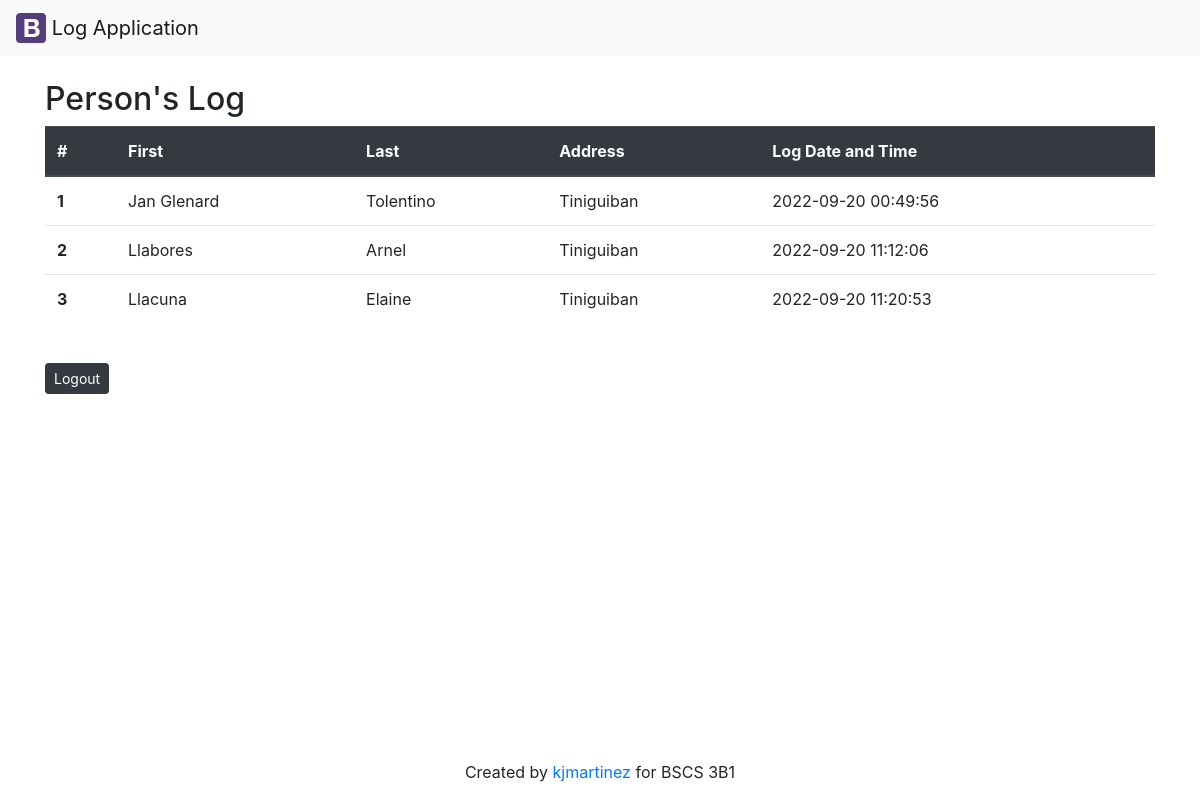
/guestbook-list.php, run on the app's committed database.
### tables this page shows
CREATE TABLE `person` (
  `pid` int(11) NOT NULL,
  `firstname` varchar(45) NOT NULL,
  `lastname` varchar(45) NOT NULL,
  `address` varchar(45) NOT NULL,
  `logdt` varchar(45) NOT NULL
);

### guestbook-list.php (the view, shortened to what this page needs)
<?php
    require ('config/db.php');
    $sql = "SELECT * FROM person;";
    $result = mysqli_query($conn, $sql);
    $check = mysqli_num_rows($result);
    if($check > 0){
        while($person = mysqli_fetch_assoc($result)){
            $persons[] = $person;
        }
    }
?>
<?php include('inc/header.php'); ?>
	<div class="container">
    <br/>
		<h2>Person's Log</h2>
        <table class="table">
                <thead class="thead-dark">
                    <tr>
                    <th scope="col">#</th>
                    <th scope="col">First</th>
                    <th scope="col">Last</th>
                    <th scope="col">Address</th>
                    <th scope="col">Log Date and Time</th>
                    </tr>
                </thead>
			<div class="well">
                <tbody>
                <?php foreach($persons as $person) : ?>
                    <tr>
                    <th scope="row"><?php echo $person['pid'];?></th>
                    <td><?php echo $person['lastname'];?></td>
                    <td><?php echo $person['firstname'];?></td>
                    <td><?php echo $person['address'];?></td>
                    <td><?php echo $person['logdt'];?></td>
                    </tr>
                <?php endforeach; ?>
                </tbody>
            </div>
        </table>
        <br/>
            <button type="button" class="btn btn-dark btn-sm" onclick="document.location='guestbook-login.php'">Logout</button>
</div>
<?php include('inc/footer.php'); ?>

### inc/header.php (shortened to what this page needs)
<!DOCTYPE html>
<html lang="en">
<head>
  <link rel="stylesheet" href="https://maxcdn.bootstrapcdn.com/bootstrap/4.5.2/css/bootstrap.min.css">
</head>
<body class="d-flex flex-column min-vh-100">
	<?php include('navbar.php'); ?>

### inc/navbar.php
<nav class="navbar navbar-light bg-light">
  <a class="navbar-brand" href="#">
    <img src="img/bootstrap.svg" width="30" height="30" class="d-inline-block align-top" alt="" loading="lazy">
    Log Application
  </a>
</nav>

### inc/footer.php
<footer class="mastfoot mt-auto" style="text-align: center;">
    <div class="inner">
      <p>Created by <a href="https://github.com/kjvmartinez">kjmartinez</a> for BSCS 3B1</p>
    </div>
</footer>
  </body>
</html>

### data on the page
person: pid "1", lastname "Jan Glenard", firstname "Tolentino", address "Tiniguiban", logdt "2022-09-20 00:49:56"
person: pid "2", lastname "Llabores", firstname "Arnel", address "Tiniguiban", logdt "2022-09-20 11:12:06"
person: pid "3", lastname "Llacuna", firstname "Elaine", address "Tiniguiban", logdt "2022-09-20 11:20:53"
